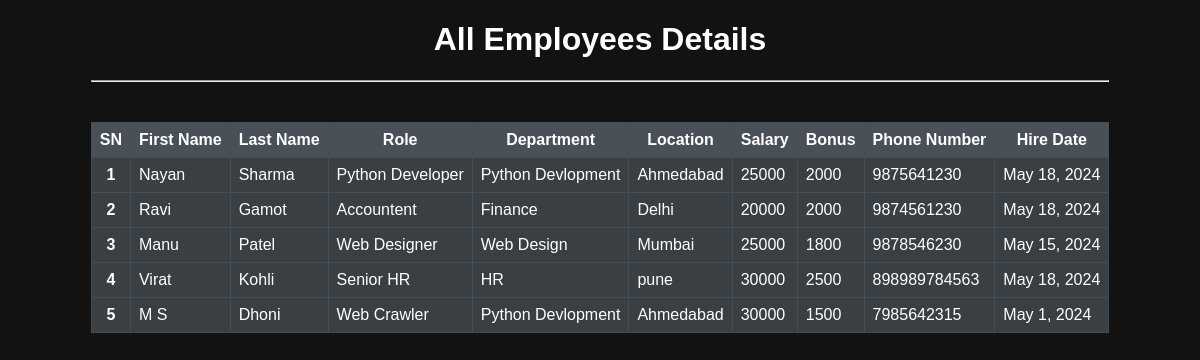
The page /view_emp on the database its author committed.
### emp_app/models.py (models this page shows, shortened)
class Employee(models.Model):
    first_name=models.CharField(max_length=100,null=False)
    last_name=models.CharField(max_length=100)
    dept=models.ForeignKey(Department,on_delete=models.CASCADE)
    salary=models.IntegerField(default=0)
    bonus=models.IntegerField(default=0)
    role=models.ForeignKey(Role,on_delete=models.CASCADE)
    phone=models.IntegerField(default=0)
    hire_date=models.DateField()

class Role(models.Model):
    name=models.CharField(max_length=100,null=False)

class Department(models.Model):
    name=models.CharField(max_length=100,null=False)
    location=models.CharField(max_length=100)

### emp_app/views.py (the view)
# urls.py: path("view_emp",views.view_emp,name='view_emp'),
def view_emp(requests):
    emps= Employee.objects.all()
    context = {
        "emps": emps
    }
    return render(requests,"view_emp.html",context)

### emp_app/templates/view_emp.html (shortened to what this page needs)
{% load static %}
<!doctype html>
<html lang="en">
<head>
    <link rel="stylesheet" href="{% static 'styles.css' %}">
</head>
<body>
    <div class="container">
        <h1 >All Employees Details</h1>
        <hr>
        <table class="table table-dark table-striped">
            <thead>
              <tr>
                <th scope="col">SN</th>
                <th scope="col">First Name</th>
                <th scope="col">Last Name</th>
                <th scope="col">Role</th>
                <th scope="col">Department</th>
                <th scope="col">Location</th>
                <th scope="col">Salary</th>
                <th scope="col">Bonus</th>
                <th scope="col">Phone Number</th>
                <th scope="col">Hire Date</th>
              </tr>
            </thead>
                {% for emp in emps %}
            <tbody>
              <tr>
                <th scope="row">{{emp.id}}</th>
                <td>{{emp.first_name}}</td>
                <td>{{emp.last_name}}</td>
                <td>{{emp.role.name}}</td>
                <td>{{emp.dept.name}}</td>
                <td>{{emp.dept.location}}</td>
                <td>{{emp.salary}}</td>
                <td>{{emp.bonus}}</td>
                <td>{{emp.phone}}</td>
                <td>{{emp.hire_date}}</td>
              </tr>
            </tbody>
                {% endfor %}
          </table>
    </div>
</body>
</html>

### emp_app/static/styles.css (style rules this page uses)
h1 { text-align: center; }
.table-dark { background-color: #343a40; color: #ffffff; width: 100%; border-collapse: collapse; }
.table-dark th, .table-dark td { border: 1px solid #454d55; padding: 8px; }
.table-dark thead th { background-color: #495057; }
.table-dark tbody tr:nth-of-type(odd) { background-color: #3a3f44; }
body { background-color: #121212; color: #ffffff; font-family: Arial, sans-serif; display: flex; justify-content: center; align-items:first baseline; height: 100vh; margin: 0; }
hr { display:flex; margin-block-start: 0.5em; margin-block-end: 2.5em; margin-inline-start: auto; margin-inline-end: auto; unicode-bidi: isolate; overflow: hidden; border-style: inset; border-width: 1px; }

### rows shown on the page
Employee: id "1", first_name "Nayan", last_name "Sharma", role.name "Python Developer", dept.name "Python Devlopment", dept.location "Ahmedabad", salary "25000", bonus "2000", phone "9875641230", hire_date "May 18, 2024"
Employee: id "2", first_name "Ravi", last_name "Gamot", role.name "Accountent", dept.name "Finance", dept.location "Delhi", salary "20000", bonus "2000", phone "9874561230", hire_date "May 18, 2024"
Employee: id "3", first_name "Manu", last_name "Patel", role.name "Web Designer", dept.name "Web Design", dept.location "Mumbai", salary "25000", bonus "1800", phone "9878546230", hire_date "May 15, 2024"
Employee: id "4", first_name "Virat", last_name "Kohli", role.name "Senior HR", dept.name "HR", dept.location "pune", salary "30000", bonus "2500", phone "898989784563", hire_date "May 18, 2024"
Employee: id "5", first_name "M S", last_name "Dhoni", role.name "Web Crawler", dept.name "Python Devlopment", dept.location "Ahmedabad", salary "30000", bonus "1500", phone "7985642315", hire_date "May 1, 2024"
